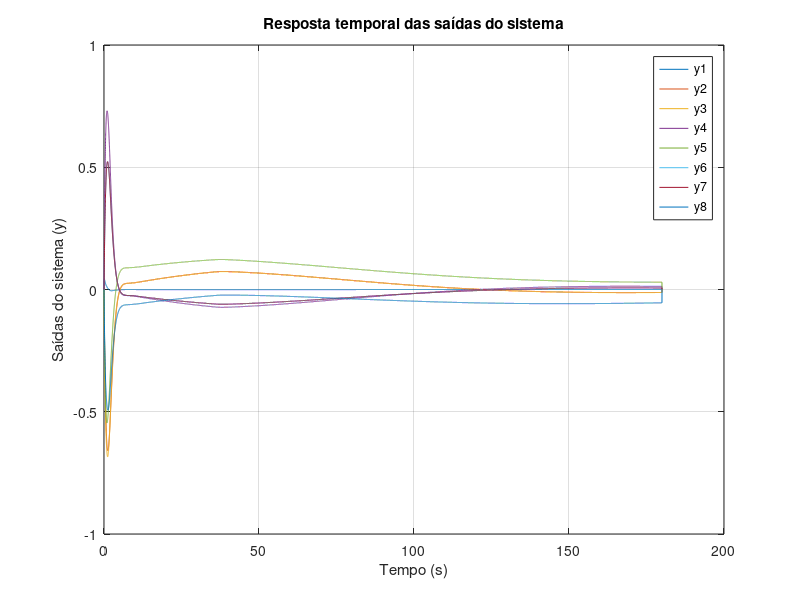

Write the MATLAB code that produced this figure.
clc, clear;

% Dimensões dos sistemas
n_p = 2;
m_c = 2;
n_c = 2;
m_a = 8;
n_w = 2;

n_f = m_a - n_c;
n = n_p + n_c + n_f;

% Parâmetros conhecidos
m1 = 1000;
m2 = 1000;
R = 1;
sigma = 1;
rho1 = 2;
rho2 = 0.15;
rho3 = 1000;

% Matrizes da planta
A_p = [0, 1; 0, 0];
B_p = [0, 0; m1^-1, -m2^-1];
C_p = [1, 0];
D_p = [0, 0];

%% Sistema de malha fechada e formulação de problemas
% Matrizes do controlador
A_c = [-1.7321, 1; -1.0014, -0.0532];
B_c = [1.7321; 1];
C_c = [-0.7071, -26.6009; 0.7071, 26.6009];
D_c = [0; 0];

Bw = [0; m1^-1];

Mn1 = [1, -1, -1, 1];
Mn2 = [1, -1, -1, 1];
% Matriz de influência
theta = 1;
Mu = theta * [0, 1, 1, -1, 0, 0, 0, 0;
              0, 0, 0,  0, 0, 0, 0, 0];
Mn = [Mn1, zeros(1, 4); zeros(1, 4), Mn2];

N1 = [1, 1, -1; 1, 0, 0; 0, 1, 0; 0, 0, 1];
N2 = [1, 1, -1; 1, 0, 0; 0, 1, 0; 0, 0, 1];
N = [N1, zeros(4, 3); zeros(4, 3), N2];

% Matriz pseudo-inversa
Mps_inv = 0.25 * [Mn1', zeros(4, 1); zeros(4, 1), Mn2'];

W = [100, 0, 0, 0, 0, 0, 0, 0;
     0, 1, 0, 0, 0, 0, 0, 0;
     0, 0, 1, 0, 0, 0, 0, 0;
     0, 0, 0, 1, 0, 0, 0, 0;
     0, 0, 0, 0, 1, 0, 0, 0;
     0, 0, 0, 0, 0, 1, 0, 0;
     0, 0, 0, 0, 0, 0, 1, 0;
     0, 0, 0, 0, 0, 0, 0, 1];

A0 = [A_p + B_p * D_c * C_p, B_p * C_c; B_c * C_p, A_c];
A = [A0, zeros(4, 6); zeros(6, 4), zeros(6, 6)];
B_ = [B_p; zeros(8, 2)];
M = Mn + Mu;
B = B_ * M;


C = [Mps_inv * D_c * C_p, Mps_inv * C_c, N];
C_ = N' * W * C;

Bw_ = [Bw; zeros(4, 1); zeros(4, 1)];

A_theta = A + B_ * Mu * C;
B_theta = B + B_ * Mu;

L_f = [zeros(n_p, n_f); zeros(n_c, n_f); eye(n_f)];
L_c = [zeros(n_p, n_c); eye(n_c); zeros(n_f, n_c)];
L = [L_c, L_f];

E_c = [-0.1708, -0.0059, -0.0032, -0.0053, 0.0111, -0.0066, -0.0066, 0.0066;
       -0.0895, -0.0118, -0.0103, 0.0057, -0.0024, 0.0048, 0.0048, -0.0048];

E_f = [-0.0480, -0.0103, 0.1031, -0.0662, 0.0747, 0.1042, 0.1042, -0.1042;
       -0.0805, 0.0057, -0.0661, 0.0225, -0.0512, -0.0537, -0.0537, 0.0537;
        0.1277, -0.0018, 0.0566, -0.0389, -0.0080, 0.0722, 0.0722, -0.0722;
       -0.0757, 0.0037, 0.0790, -0.0408, 0.0722, 0.9615, -0.3662, 0.3662;
       -0.0757, 0.0037, 0.0790, -0.0408, 0.0722, -0.3662, 0.9615, 0.3662;
        0.0757, -0.0037, -0.0790, 0.0408, -0.0722, 0.3662, 0.3662, 0.9615];

K_f = [-1.8960, 0.9476, -0.9437, 0.0053, 0.0053, -0.0053;
        0.9103, -1.8750, -0.9090, 0.0013, 0.0013, -0.0013;
       -0.8741, -0.8266, -1.8904, -0.0007, -0.0007, 0.0007;
       -0.0020, -0.0009, 0.0118, -1.6716, 0.5010, -0.5010;
       -0.0020, -0.0009, 0.0118, 0.5010, -1.6716, -0.5010;
        0.0020, 0.0009, -0.0118, 0.5010, -1.6716, -0.5010];

E = [E_c', E_f'];

x_p = [-0.18; 0];
x_c = [0; 0];
x_f = zeros(n_f, 1);

x = [x_p; x_c; x_f];
  
% Tempo de simulação
dt = 0.01; % Passo de tempo
T = 180;   % Duração da simulação
t = 0:dt:T;

% Sinal de entrada w(t)
w = zeros(1, length(t));
w(t >= 0 & t <= 36) = 0.16667;

% Função de saturação e phi
% Definindo os limites de saturação simétricos
u_bar = 0.5; % Limite superior simétrico (50 mN)

% Função de saturação baseada em sign
sat = @(x) sign(x) .* min(abs(x), u_bar);

% Atualizando a função phi
phi = @(yf) sat(yf) - yf;

% Inicialização dos estados
x_states = zeros(n, length(t));
y_outputs = zeros(size(C, 1), length(t)); % Armazena as saídas
x_states(:, 1) = x;

% Simulação do sistema
for k = 1:length(t)-1
    y_f = C * x_states(:, k);
    dx = (A_theta + L_f * K_f * C_) * x_states(:, k) + (B_theta + L * E) * phi(y_f) + Bw_ * w(k);
    x_states(:, k + 1) = x_states(:, k) + dx * dt;
    y_outputs(:, k) = y_f; % Armazena a saída
end

% Gráfico das saídas do sistema
figure;
plot(t, y_outputs');
xlabel('Tempo (s)');
ylabel('Saídas do sistema (y)');
title('Resposta temporal das saídas do sistema');
legend(arrayfun(@(i) sprintf('y%d', i), 1:size(C, 1), 'UniformOutput', false));
grid on;
